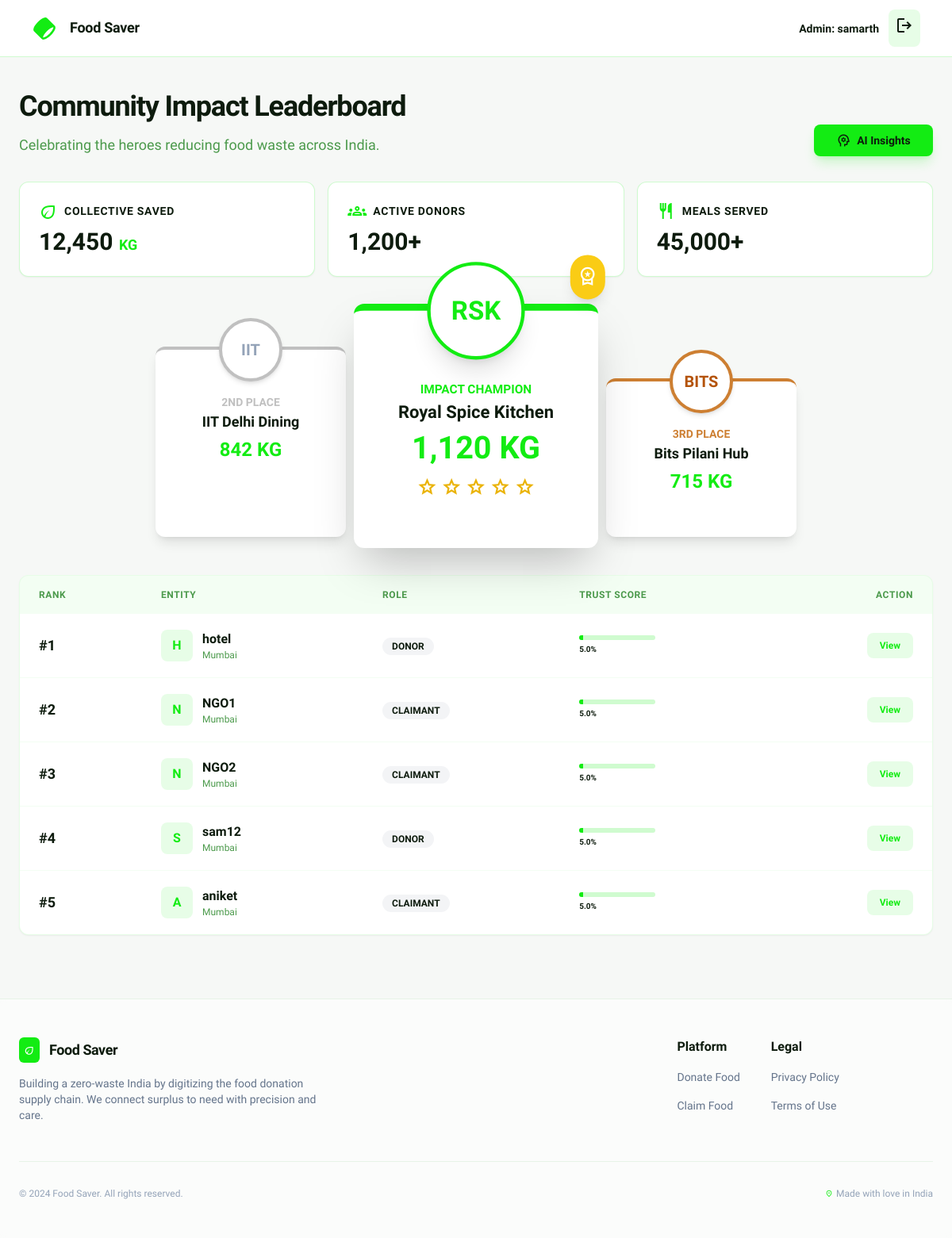
Page /analytics/dashboard/ (signed in) on the committed database.
### users/models.py (models this page shows, shortened)
class User(AbstractUser):
    ROLE_CHOICES = (
        ('donor', 'Donor'),
        ('claimant', 'Claimant'),
        ('volunteer', 'Volunteer'),
        ('admin', 'Admin'),
    )
    role = models.CharField(max_length=10, choices=ROLE_CHOICES, default='claimant')
    is_verified = models.BooleanField(default=False)
    latitude = models.FloatField(null=True, blank=True)
    longitude = models.FloatField(null=True, blank=True)
    address = models.TextField(blank=True)
    restaurant_license = models.CharField(max_length=50, blank=True, help_text="For Donors")
    ngo_registration = models.CharField(max_length=50, blank=True, help_text="For Claimants")
    institution_name = models.CharField(max_length=100, blank=True)
    trust_score = models.FloatField(default=5.0)

### analytics/views.py (the view)
# urls.py: path('dashboard/', views.admin_dashboard, name='admin_dashboard'),
@login_required
def admin_dashboard(request):
    if request.user.role != 'admin' and not request.user.is_superuser:
        return redirect('dashboard')
    completed_claims = Claim.objects.filter(status='completed')
    total_kg = completed_claims.aggregate(Sum('listing__quantity_kg'))['listing__quantity_kg__sum'] or 0
    meals_served = int(total_kg * 3)
    co2_saved = round(total_kg * 3.5, 2)
    recent_claims = Claim.objects.all().order_by('-claimed_at')[:10]
    User = get_user_model()
    users_list = User.objects.all().order_by('-trust_score')[:5]
    return render(request, 'analytics/dashboard.html', {
        'total_kg': total_kg,
        'meals_served': meals_served,
        'co2_saved': co2_saved,
        'recent_claims': recent_claims,
        'users_list': users_list
    })

### templates/analytics/dashboard.html (shortened to what this page needs)
{% extends 'base.html' %}
{% block header %}
<header
    class="flex items-center justify-between whitespace-nowrap border-b border-solid border-primary/20 bg-white dark:bg-background-dark px-10 py-3 sticky top-0 z-50">
    <div class="flex items-center gap-8">
        <a href="{% url 'index' %}" class="flex items-center gap-4 text-primary no-underline">
            <div class="size-8">
            </div>
            <h2 class="text-[#0d1b0d] dark:text-white text-lg font-bold leading-tight tracking-[-0.015em]">Food Saver
            </h2>
        </a>
    </div>
    <div class="flex flex-1 justify-end gap-8 items-center">
        <div class="flex items-center gap-3">
            <span class="text-sm font-semibold">Admin: {{user.username}}</span>
            <form action="{% url 'logout' %}" method="post">
                <button type="submit"
                    class="p-2 bg-primary/10 rounded-lg hover:bg-red-50 hover:text-red-500 transition">
                    <span class="material-symbols-outlined">logout</span>
                </button>
            </form>
        </div>
    </div>
</header>
{% endblock %}
{% block content %}
<main class="max-w-[1200px] mx-auto py-10 px-6">
    <div class="flex flex-wrap justify-between items-end gap-3 mb-8">
        <div class="flex min-w-72 flex-col gap-3">
            <p class="text-[#0d1b0d] dark:text-white text-4xl font-black leading-tight tracking-[-0.033em]">Community
                Impact Leaderboard</p>
            <p class="text-[#4c9a4c] text-lg font-medium">Celebrating the heroes reducing food waste across India.</p>
        </div>
        <a href="{% url 'ai_prediction' %}"
            class="flex min-w-[150px] cursor-pointer items-center justify-center gap-2 overflow-hidden rounded-lg h-10 px-4 bg-primary text-[#0d1b0d] text-sm font-bold leading-normal transition hover:opacity-90 shadow-lg shadow-primary/20 no-underline">
            <span class="material-symbols-outlined text-lg">psychology</span>
            <span class="truncate">AI Insights</span>
        </a>
    </div>
    <div class="flex flex-wrap gap-4 mb-10">
        <div
            class="flex min-w-[200px] flex-1 flex-col gap-2 rounded-xl p-6 border border-primary/20 bg-white dark:bg-background-dark shadow-sm">
            <div class="flex items-center gap-2 text-primary">
                <span class="material-symbols-outlined">eco</span>
                <p class="text-[#0d1b0d] dark:text-white text-sm font-semibold uppercase tracking-wider">Collective
                    Saved</p>
            </div>
            <p class="text-[#0d1b0d] dark:text-white tracking-light text-3xl font-black leading-tight">12,450 <span
                    class="text-lg font-bold text-primary">KG</span></p>
        </div>
        <div
            class="flex min-w-[200px] flex-1 flex-col gap-2 rounded-xl p-6 border border-primary/20 bg-white dark:bg-background-dark shadow-sm">
            <div class="flex items-center gap-2 text-primary">
                <span class="material-symbols-outlined">groups</span>
                <p class="text-[#0d1b0d] dark:text-white text-sm font-semibold uppercase tracking-wider">Active Donors
                </p>
            </div>
            <p class="text-[#0d1b0d] dark:text-white tracking-light text-3xl font-black leading-tight">1,200+</p>
        </div>
        <div
            class="flex min-w-[200px] flex-1 flex-col gap-2 rounded-xl p-6 border border-primary/20 bg-white dark:bg-background-dark shadow-sm">
            <div class="flex items-center gap-2 text-primary">
                <span class="material-symbols-outlined">restaurant</span>
                <p class="text-[#0d1b0d] dark:text-white text-sm font-semibold uppercase tracking-wider">Meals Served
                </p>
            </div>
            <p class="text-[#0d1b0d] dark:text-white tracking-light text-3xl font-black leading-tight">45,000+</p>
        </div>
    </div>
    <div class="flex flex-col md:flex-row items-end justify-center gap-6 mb-12 mt-12 px-10">
        <div
            class="podium-2 flex flex-col items-center w-full max-w-[240px] bg-white dark:bg-background-dark rounded-xl shadow-lg border-t-4 border-[#C0C0C0] p-6 relative">
            <div
                class="absolute -top-10 size-20 rounded-full border-4 border-[#C0C0C0] overflow-hidden bg-white shadow-md flex items-center justify-center text-xl font-bold text-slate-400">
                IIT
            </div>
            <div class="mt-8 text-center">
                <p class="text-sm font-bold text-[#C0C0C0] uppercase mb-1">2nd Place</p>
                <h3 class="text-lg font-bold leading-tight mb-2">IIT Delhi Dining</h3>
                <p class="text-primary text-2xl font-black">842 KG</p>
            </div>
        </div>
        <div
            class="podium-1 flex flex-col items-center w-full max-w-[280px] bg-white dark:bg-background-dark rounded-xl shadow-2xl border-t-8 border-primary p-6 relative scale-110 z-10">
            <div
                class="absolute -top-14 size-28 rounded-full border-4 border-primary overflow-hidden bg-white shadow-xl flex items-center justify-center text-3xl font-bold text-primary">
                RSK
            </div>
            <div class="absolute -top-16 -right-2 bg-yellow-400 text-white rounded-full p-2 shadow-lg">
                <span class="material-symbols-outlined text-2xl">workspace_premium</span>
            </div>
            <div class="mt-14 text-center">
                <p class="text-sm font-bold text-primary uppercase mb-1">Impact Champion</p>
                <h3 class="text-xl font-black leading-tight mb-2">Royal Spice Kitchen</h3>
                <p class="text-primary text-4xl font-black">1,120 KG</p>
                <div class="flex gap-1 justify-center mt-3 text-yellow-500">
                    <span class="material-symbols-outlined fill-1">star</span>
                    <span class="material-symbols-outlined fill-1">star</span>
                    <span class="material-symbols-outlined fill-1">star</span>
                    <span class="material-symbols-outlined fill-1">star</span>
                    <span class="material-symbols-outlined fill-1">star</span>
                </div>
            </div>
        </div>
        <div
            class="podium-3 flex flex-col items-center w-full max-w-[240px] bg-white dark:bg-background-dark rounded-xl shadow-lg border-t-4 border-[#CD7F32] p-6 relative">
            <div
                class="absolute -top-10 size-20 rounded-full border-4 border-[#CD7F32] overflow-hidden bg-white shadow-md flex items-center justify-center text-xl font-bold text-amber-700">
                BITS
            </div>
            <div class="mt-8 text-center">
                <p class="text-sm font-bold text-[#CD7F32] uppercase mb-1">3rd Place</p>
                <h3 class="text-lg font-bold leading-tight mb-2">Bits Pilani Hub</h3>
                <p class="text-primary text-2xl font-black">715 KG</p>
            </div>
        </div>
    </div>
    <div class="bg-white dark:bg-background-dark rounded-xl shadow-sm border border-primary/10 overflow-hidden">
        <div class="overflow-x-auto">
            <table class="w-full text-left border-collapse">
                <thead>
                    <tr class="bg-primary/5 text-xs font-bold uppercase tracking-wider text-[#4c9a4c]">
                        <th class="px-6 py-4">Rank</th>
                        <th class="px-6 py-4">Entity</th>
                        <th class="px-6 py-4">Role</th>
                        <th class="px-6 py-4">Trust Score</th>
                        <th class="px-6 py-4 text-right">Action</th>
                    </tr>
                </thead>
                <tbody class="divide-y divide-primary/5">
                    {% for user in users_list %}
                    <tr class="hover:bg-primary/5 transition group">
                        <td class="px-6 py-5 font-bold text-lg">#{{ forloop.counter }}</td>
                        <td class="px-6 py-5">
                            <div class="flex items-center gap-3">
                                <div
                                    class="size-10 rounded-lg bg-primary/10 flex items-center justify-center font-bold text-primary">
                                    {% with initial=user.username|slice:":1"|upper %}{{initial}}{% endwith %}
                                </div>
                                <div>
                                    <p class="font-bold">{{user.username}}</p>
                                    <p class="text-xs text-[#4c9a4c]">
                                        {% with loc=user.location|default:"Mumbai" %}{{loc}}{% endwith %}
                                    </p>
                                </div>
                            </div>
                        </td>
                        <td class="px-6 py-5">
                            <span
                                class="px-3 py-1 bg-gray-100 dark:bg-gray-800 rounded-full text-xs font-bold uppercase">{{user.role}}</span>
                        </td>
                        <td class="px-6 py-5">
                            <div class="flex flex-col gap-1 w-24">
                                <div class="h-1.5 w-full bg-primary/20 rounded-full overflow-hidden">
                                    <div class="h-full bg-primary trust-score-bar"
                                        data-width="{{user.trust_score|default:0}}%"></div>
                                </div>
                                <p class="text-[10px] font-bold">{{user.trust_score}}%</p>
                            </div>
                        </td>
                        <td class="px-6 py-5 text-right">
                            <button
                                class="px-4 py-2 bg-primary/10 text-primary font-bold text-xs rounded-lg group-hover:bg-primary group-hover:text-white transition">View</button>
                        </td>
                    </tr>
                    {% empty %}
                    <tr>
                        <td colspan="5" class="p-6 text-center text-gray-500">No users found.</td>
                    </tr>
                    {% endfor %}
                </tbody>
            </table>
        </div>
    </div>
</main>
{% endblock %}

### templates/base.html (style rules this page uses)
.material-symbols-outlined { font-variation-settings: 'FILL' 0, 'wght' 400, 'GRAD' 0, 'opsz' 24; }
body { font-family: "Work Sans", sans-serif; }

### templates/analytics/dashboard.html (style rules this page uses)
.podium-1 { order: 2; height: 280px; }
.podium-2 { order: 1; height: 240px; }
.podium-3 { order: 3; height: 200px; }

### rows in the picture
User: username "samarth"
User: user "H", username "hotel", user "Mumbai", role "DONOR", trust_score "5.0"
User: user "N", username "NGO1", user "Mumbai", role "CLAIMANT", trust_score "5.0"
User: user "N", username "NGO2", user "Mumbai", role "CLAIMANT", trust_score "5.0"
User: user "S", username "sam12", user "Mumbai", role "DONOR", trust_score "5.0"
User: user "A", username "aniket", user "Mumbai", role "CLAIMANT", trust_score "5.0"
